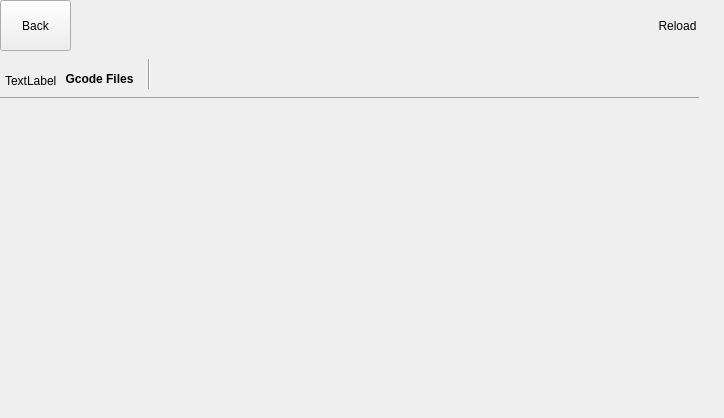
  <widget class="QWidget" name="files_page">
   <property name="autoFillBackground">
    <bool>false</bool>
   </property>
   <property name="styleSheet">
    <string notr="true">#file_page{
	background-color: transparent;
}</string>
   </property>
   <widget class="QPushButton" name="back_btn">
    <property name="geometry">
     <rect>
      <x>0</x>
      <y>0</y>
      <width>71</width>
      <height>51</height>
     </rect>
    </property>
    <property name="text">
     <string>Back</string>
    </property>
    <property name="flat">
     <bool>false</bool>
    </property>
    <property name="class" stdset="0">
     <string>back_btn</string>
    </property>
   </widget>
   <widget class="CustomQPushButton" name="ReloadButton">
    <property name="geometry">
     <rect>
      <x>640</x>
      <y>0</y>
      <width>75</width>
      <height>51</height>
     </rect>
    </property>
    <property name="text">
     <string>Reload</string>
    </property>
    <property name="flat">
     <bool>true</bool>
    </property>
    <property name="iconPixmap" stdset="0">
     <pixmap/>
    </property>
    <property name="borderLeftPixmap" stdset="0">
     <pixmap/>
    </property>
    <property name="borderCenterPixmap" stdset="0">
     <pixmap/>
    </property>
    <property name="borderRightPixmap" stdset="0">
     <pixmap/>
    </property>
   </widget>
   <widget class="QWidget" name="file_area" native="true">
    <property name="geometry">
     <rect>
      <x>0</x>
      <y>59</y>
      <width>700</width>
      <height>350</height>
     </rect>
    </property>
    <property name="styleSheet">
     <string notr="true"/>
    </property>
    <widget class="QListWidget" name="listWidget">
     <property name="geometry">
      <rect>
       <x>0</x>
       <y>50</y>
       <width>700</width>
       <height>300</height>
      </rect>
     </property>
     <property name="palette">
      <palette>
       <active>
        <colorrole role="Button">
         <brush brushstyle="SolidPattern">
          <color alpha="0">
           <red>0</red>
           <green>0</green>
           <blue>0</blue>
          </color>
         </brush>
        </colorrole>
        <colorrole role="Base">
         <brush brushstyle="NoBrush">
          <color alpha="255">
           <red>0</red>
           <green>0</green>
           <blue>0</blue>
          </color>
         </brush>
        </colorrole>
        <colorrole role="Window">
         <brush brushstyle="SolidPattern">
          <color alpha="0">
           <red>0</red>
           <green>0</green>
           <blue>0</blue>
          </color>
         </brush>
        </colorrole>
       </active>
       <inactive>
        <colorrole role="Button">
         <brush brushstyle="SolidPattern">
          <color alpha="0">
           <red>0</red>
           <green>0</green>
           <blue>0</blue>
          </color>
         </brush>
        </colorrole>
        <colorrole role="Base">
         <brush brushstyle="NoBrush">
          <color alpha="255">
           <red>0</red>
           <green>0</green>
           <blue>0</blue>
          </color>
         </brush>
        </colorrole>
        <colorrole role="Window">
         <brush brushstyle="SolidPattern">
          <color alpha="0">
           <red>0</red>
           <green>0</green>
           <blue>0</blue>
          </color>
         </brush>
        </colorrole>
       </inactive>
       <disabled>
        <colorrole role="Button">
         <brush brushstyle="SolidPattern">
          <color alpha="0">
           <red>0</red>
           <green>0</green>
           <blue>0</blue>
          </color>
         </brush>
        </colorrole>
        <colorrole role="Base">
         <brush brushstyle="NoBrush">
          <color alpha="255">
           <red>0</red>
           <green>0</green>
           <blue>0</blue>
          </color>
         </brush>
        </colorrole>
        <colorrole role="Window">
         <brush brushstyle="SolidPattern">
          <color alpha="0">
           <red>0</red>
           <green>0</green>
           <blue>0</blue>
          </color>
         </brush>
        </colorrole>
       </disabled>
      </palette>
     </property>
     <property name="styleSheet">
      <string notr="true">QListWidget{background-color: transparent;}

QLabel{
color: #ffffff;
}</string>
     </property>
     <property name="uniformItemSizes">
      <bool>true</bool>
     </property>
    </widget>
    <widget class="QFrame" name="frame">
     <property name="geometry">
      <rect>
       <x>-1</x>
       <y>-1</y>
       <width>700</width>
       <height>40</height>
      </rect>
     </property>
     <property name="frameShape">
      <enum>QFrame::NoFrame</enum>
     </property>
     <property name="frameShadow">
      <enum>QFrame::Plain</enum>
     </property>
     <widget class="QLabel" name="label">
      <property name="geometry">
       <rect>
        <x>40</x>
        <y>0</y>
        <width>121</width>
        <height>41</height>
       </rect>
      </property>
      <property name="palette">
       <palette>
        <active>
         <colorrole role="Text">
          <brush brushstyle="SolidPattern">
           <color alpha="255">
            <red>255</red>
            <green>255</green>
            <blue>255</blue>
           </color>
          </brush>
         </colorrole>
        </active>
        <inactive>
         <colorrole role="Text">
          <brush brushstyle="SolidPattern">
           <color alpha="255">
            <red>255</red>
            <green>255</green>
            <blue>255</blue>
           </color>
          </brush>
         </colorrole>
        </inactive>
        <disabled>
         <colorrole role="Text">
          <brush brushstyle="SolidPattern">
           <color alpha="255">
            <red>120</red>
            <green>120</green>
            <blue>120</blue>
           </color>
          </brush>
         </colorrole>
        </disabled>
       </palette>
      </property>
      <property name="font">
       <font>
        <weight>75</weight>
        <bold>true</bold>
       </font>
      </property>
      <property name="text">
       <string>Gcode Files</string>
      </property>
      <property name="scaledContents">
       <bool>true</bool>
      </property>
      <property name="alignment">
       <set>Qt::AlignCenter</set>
      </property>
     </widget>
     <widget class="QLabel" name="label_2">
      <property name="geometry">
       <rect>
        <x>6</x>
        <y>2</y>
        <width>51</width>
        <height>41</height>
       </rect>
      </property>
      <property name="text">
       <string>TextLabel</string>
      </property>
      <property name="scaledContents">
       <bool>true</bool>
      </property>
     </widget>
     <widget class="Line" name="line">
      <property name="geometry">
       <rect>
        <x>0</x>
        <y>30</y>
        <width>711</width>
        <height>20</height>
       </rect>
      </property>
      <property name="orientation">
       <enum>Qt::Horizontal</enum>
      </property>
     </widget>
     <widget class="Line" name="line_2">
      <property name="geometry">
       <rect>
        <x>140</x>
        <y>0</y>
        <width>20</width>
        <height>31</height>
       </rect>
      </property>
      <property name="orientation">
       <enum>Qt::Vertical</enum>
      </property>
     </widget>
    </widget>
   </widget>
  </widget>
